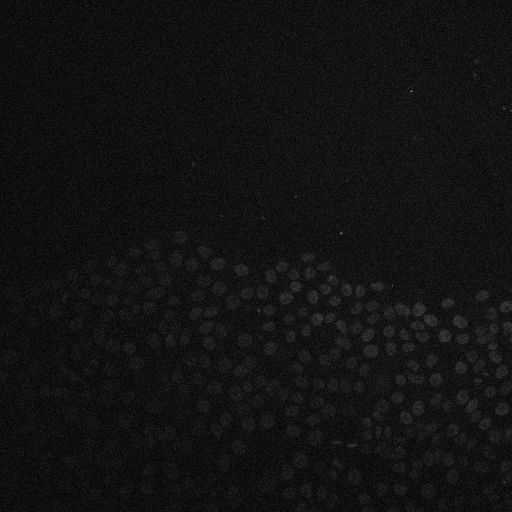
#> input picture data/raw/care_denoising_acquired.tif, 1024 x 1024 px (shown at 1/2 size); the run also reads 1 picture not shown here
$ python image_generation.py
#> lines starting #> are read from the running program, lines starting #| are printed output that depends on the picture; after the words box and inside, x2 and y2 are one past the last pixel; in counts of white or black regions, pixels touching at a corner belong together; long printed decimals are rounded; pictures that were not available may be replaced by others from this repository, and a replacement may not be noted
### fig2/code/export_window.py
"""Vector contours of a label image inside a window (full-field px), in window-pixel coordinates."""
import json
import numpy as np
from skimage.measure import find_contours, approximate_polygon
from common.labels import validate_labels


def contours(L, X, Y, W, H, keep=None):
    """Vector outlines (window px) of the objects in the window; keep = optional set of labels to draw (labels of the
    set that are not in the window are simply not in it)."""
    sub = validate_labels(L)[Y:Y + H, X:X + W]
    out = []
    for l in np.unique(sub[sub > 0]):
        if keep is not None and int(l) not in keep:
            continue
        for c in find_contours(np.pad(sub == l, 1).astype(float), 0.5):
            c = approximate_polygon(c - 1, tolerance=0.6)
            out.append([[round(float(v[1]), 2), round(float(v[0]), 2)] for v in c])
    return out


def export(L, X, Y, W, H, path, keep=None):
    json.dump({"w": W, "h": H, "contours": contours(L, X, Y, W, H, keep)}, open(path, "w"))


# [11 lines left out: function centroids, not called in this run]

### common/stats.py
"""Small statistics helpers that refuse undefined results instead of returning NaN."""
from __future__ import annotations

import numpy as np


def finite_values(values, *, name: str, n_min: int = 1) -> np.ndarray:
    """Return values as a 1D float array; raise if fewer than n_min values or any is not finite."""
    a = np.asarray(values, dtype=float)
    if a.ndim > 1:
        raise ValueError(f"{name}: expected a 1D sample, got shape {a.shape} (a 2D input used to be flattened silently)")
    a = a.ravel()
    if a.size < n_min:
        raise ValueError(f"{name}: need at least {n_min} values, got {a.size}")
    if not np.all(np.isfinite(a)):
        raise ValueError(f"{name}: contains NaN or infinite values")
    return a


def pearson_r(x, y, *, name: str) -> float:
    """Pearson correlation; raises for fewer than 3 pairs, unequal lengths or a constant variable."""
    a, b = finite_values(x, name=f"{name} (x)", n_min=3), finite_values(y, name=f"{name} (y)", n_min=3)
    if a.size != b.size:
        raise ValueError(f"{name}: x and y differ in length ({a.size} vs {b.size})")
    if np.ptp(a) == 0 or np.ptp(b) == 0:
        raise ValueError(f"{name}: a variable is constant, correlation undefined")
    return float(np.corrcoef(a, b)[0, 1])

### common/labels.py
"""Strict reading of instance label images (0 = background, 1..n = objects).

Every score and measurement reads label images through `validate_labels` / `read_labels`, so an invalid image (a
probability map, fractional or negative values, NaN, a stack, the wrong shape) raises instead of being silently cast
to integers.
"""
from __future__ import annotations

from pathlib import Path

import numpy as np
import tifffile


class InvalidLabels(ValueError):
    """A label image that cannot be interpreted as instance labels."""


def validate_labels(array: np.ndarray, *, name: str = "labels", expected_shape: tuple[int, int] | None = None,
                    squeeze: bool = False) -> np.ndarray:
    """Return `array` as an int64 label image after checking it; raise InvalidLabels otherwise.

    squeeze=True removes singleton axes first (e.g. a (1, Y, X) TIFF); any other extra dimension is an error.
    """
    a = np.asarray(array)
    if squeeze:
        a = np.squeeze(a)
    if a.ndim != 2:
        raise InvalidLabels(f"{name}: expected a 2D label image, got shape {a.shape}")
    if expected_shape is not None and a.shape != tuple(expected_shape):
        raise InvalidLabels(f"{name}: expected shape {tuple(expected_shape)}, got {a.shape}")
    if a.dtype == bool or not np.issubdtype(a.dtype, np.integer) and not np.issubdtype(a.dtype, np.floating):
        raise InvalidLabels(f"{name}: expected integer labels, got dtype {a.dtype}")
    if np.issubdtype(a.dtype, np.floating):
        if not np.all(np.isfinite(a)):
            raise InvalidLabels(f"{name}: contains NaN or infinite values")
        if not np.array_equal(a, np.round(a)):
            raise InvalidLabels(f"{name}: contains non-integer values (a probability map or a resampled image?)")
    if a.size and a.min() < 0:
        raise InvalidLabels(f"{name}: contains negative values")
    if a.size and a.max() > np.iinfo(np.int64).max:
        raise InvalidLabels(f"{name}: values too large for int64")
    return a.astype(np.int64)


# [10 lines left out: function read_labels, not called in this run]

### fig2/code/image_generation.py
"""Data for panels c and e. Denoising (panel c): nuclei segmented on the restored image, outlines reused on the acquired image, and per-nucleus
mean intensity in both. Super-resolution (panel e): low-res input, prediction and acquired high-res image of the same region."""
import json
import numpy as np
import tifffile
from PIL import Image
from scipy import ndimage as ndi
from skimage import filters, measure, morphology, segmentation, feature
from export_window import contours

from common.paths import RAW as U
from common.metadata import BIOSR_GRID_PX_NM, BIOSR_LOWRES_PX_NM
from common.stats import pearson_r
def lin(a, p=(0.3, 99.7)):
    lo, hi = np.percentile(a, p)
    return np.clip((a - lo) / (hi - lo), 0, 1)


def save(a, path, k=2):
    Image.fromarray(np.round(np.repeat(np.repeat(a, k, 0), k, 1) * 255).astype(np.uint8)).save(path)


# ---- denoising (CARE output provided by the authors), 0.6337 µm/px
raw = tifffile.imread(U + "care_denoising_acquired.tif").astype(float)
#> raw: shape (1024, 1024) float64; min 0, max 6573, mean 588.9
den = tifffile.imread(U + "care_denoising_restored.tif").astype(float)
#> den: shape (1024, 1024) float64; min 1189, max 65535, mean 4812.8
m = den > filters.threshold_otsu(den)
#> m: shape (1024, 1024) bool; 8.2% white; 610 white regions (350 under 20 px), largest, box (x1, y1, x2, y2) and area: (950, 646, 1005, 726) 2203, (767, 605, 853, 642) 2021, (576, 537, 604, 584) 920
m = morphology.remove_small_objects(morphology.binary_opening(m, morphology.disk(1)), 30)
#> m: shape (1024, 1024) bool; 7.8% white; 235 white regions
dist = ndi.distance_transform_edt(m)
pk = feature.peak_local_max(dist, min_distance=5, labels=measure.label(m), exclude_border=False)
#> pk = 339 pairs, first value 124 to 1020, second value 129 to 1023
mk = np.zeros_like(m, int)
mk[tuple(pk.T)] = np.arange(1, len(pk) + 1)
#> mk: shape (1024, 1024) int64; 340 distinct labels, from 0 to 339
lab = segmentation.watershed(-dist, mk, mask=m)
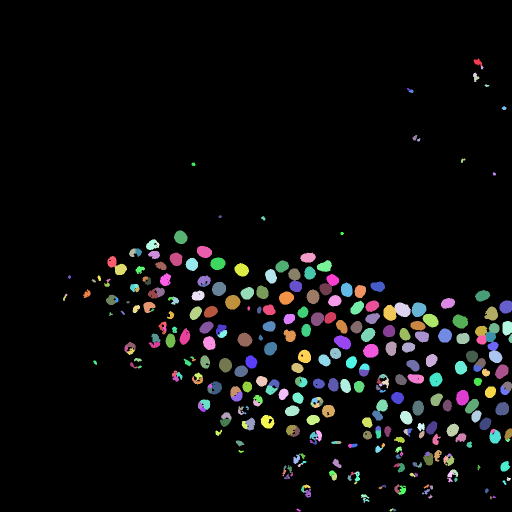
#> lab: shape (1024, 1024) int64 (shown at 1/2 size); 340 distinct labels, from 0 to 339; one colour per label, 0 black
y, x, n = 640, 520, 200
save(lin(raw[y:y + n, x:x + n]), "panels/dn_acquired.png")
#> in lin, `lo, hi = np.percentile(a, p)`: lo = 18; hi = 1634
#> in save, `Image.fromarray(np.round(np.repeat(np.repeat(a, k, 0), k, 1) * 255).as..`:
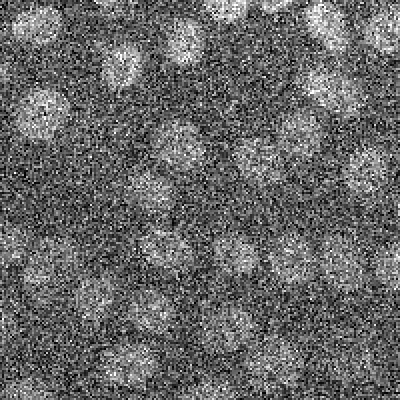
#> saved as dn_acquired.png: PIL image 400x400 L; min 0, max 255, mean 103.4
save(lin(den[y:y + n, x:x + n]), "panels/dn_restored.png")
json.dump({"w": n, "h": n, "contours": contours(lab, x, y, n, n)}, open("panels/dn_mask.json", "w"))
#> in contours, `sub = validate_labels(L)[Y:Y + H, X:X + W]`:
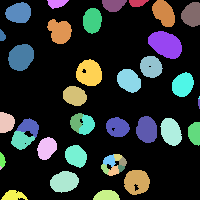
#> sub: shape (200, 200) int64; 42 distinct labels, from 0 to 242; one colour per label, 0 black
#> the loop in contours, `for l in np.unique(sub[sub > 0]):` made 41 passes
#> l on passes 1 to 12: 96, 97, 100, 102, 103, 104, 119, 128, 136, 137, 143, 146
#> after the loop in contours, `for l in np.unique(sub[sub > 0]):`: out = 46 items
props_r = measure.regionprops(lab, intensity_image=raw)
#> props_r = 339 regions; largest, box (x1, y1, x2, y2) and area: (789, 605, 822, 634) 701, (450, 590, 481, 619) 690, (668, 671, 702, 699) 681, (726, 688, 757, 716) 677, (823, 605, 853, 634) 671
props_d = measure.regionprops(lab, intensity_image=den)
#> props_d has the same summary as props_r
ir = np.array([p.intensity_mean for p in props_r])
#> ir = 339 values, max 1498.2 at index 16, min 654.7 at index 18, mean 858.4
idn = np.array([p.intensity_mean for p in props_d])
#> idn = 339 values, max 21505.9 at index 16, min 7366.7 at index 48, mean 9287.7
bg_r, bg_d = np.median(raw[~m]), np.median(den[~m])
#> bg_r = 549; bg_d = 4580
json.dump({"n_nuclei": int(lab.max()), "acquired": ir.round(1).tolist(), "restored": idn.round(1).tolist(),
           "r": round(pearson_r(ir, idn, name="denoising per nucleus"), 3), "bg_acquired": float(bg_r), "bg_restored": float(bg_d),
           "ratio_median": round(float(np.median((idn - bg_d) / (ir - bg_r))), 3)},
          open("panels/dn_intensity.json", "w"))
#> in finite_values, `a = np.asarray(values, dtype=float)`: a has the same summary as ir outside finite_values
#> in pearson_r, `a, b = finite_values(x, name=f"{name} (x)", n_min=3), finite_values(y,..`: a has the same summary as ir outside pearson_r; b has the same summary as idn outside pearson_r
print("denoise nuclei", lab.max(), "r", np.corrcoef(ir, idn)[0, 1], "bg", bg_r, bg_d)
#| denoise nuclei 339 r 0.9285 bg 549.0 4580.0

# ---- super-resolution: same region as Fig. 1a. BioSR pixel sizes (Qiao et al. 2021; not in the TIFF metadata):
# low-res input 62.6 nm/px (502 x 502); prediction and high-res reference on the 2x grid, 31.3 nm/px (1004 x 1004)
lr = tifffile.imread(U + "biosr_er_lowres_input.tif").astype(float)
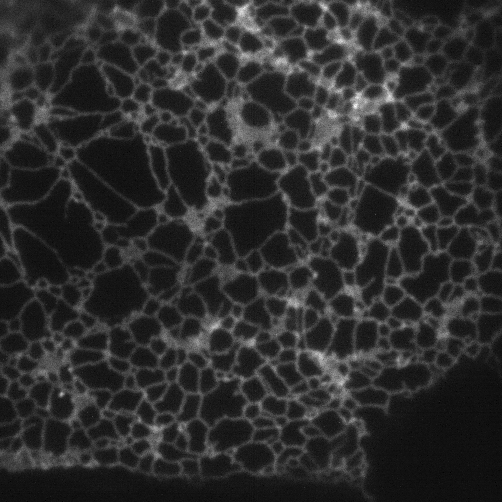
#> input picture data/raw/biosr_er_lowres_input.tif, 502 x 502 px
#> lr: shape (502, 502) float64; min 0, max 65535, mean 11963.1
pr = tifffile.imread(U + "biosr_er_rcan_prediction.tif").astype(float)
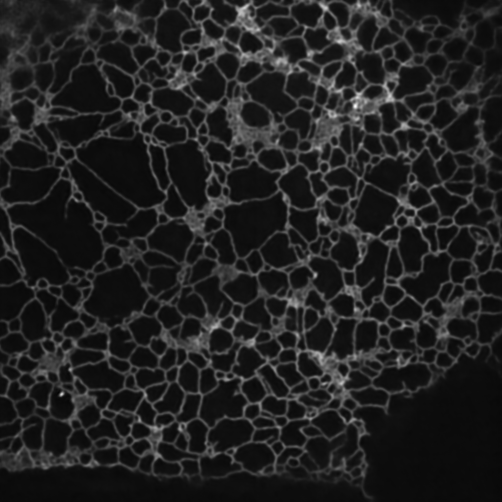
#> input picture data/raw/biosr_er_rcan_prediction.tif, 1004 x 1004 px (shown at 1/2 size)
#> pr: shape (1004, 1004) float64; min 0, max 255, mean 33.3
hr = tifffile.imread(U + "biosr_er_highres_reference.tif").astype(float)
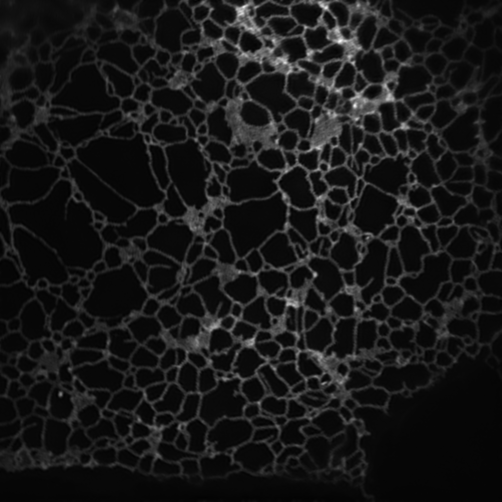
#> input picture data/raw/biosr_er_highres_reference.tif, 1004 x 1004 px (shown at 1/2 size)
#> hr: shape (1004, 1004) float64; min 0, max 65535, mean 6216.5
y, x, n = 160, 600, 140
a = lin(lr[y // 2:y // 2 + n // 2, x // 2:x // 2 + n // 2])
save(a, "panels/sr_input.png", 6)
save(lin(pr[y:y + n, x:x + n]), "panels/sr_predicted.png", 3)
save(lin(hr[y:y + n, x:x + n]), "panels/sr_hr.png", 3)
#> in lin (call 5), `lo, hi = np.percentile(a, p)`: lo = 2047.8; hi = 47071.7
#> in lin (call 5), `return np.clip((a - lo) / (hi - lo), 0, 1)`:
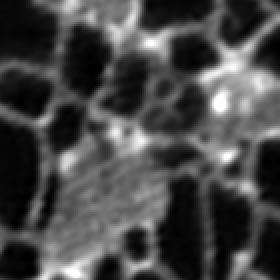
#> returned value: shape (140, 140) float64 (shown 2 times larger); min 0, max 1, mean 0.283
np.save("panels/sr_pred_crop.npy", pr[y:y + n, x:x + n]); np.save("panels/sr_hr_crop.npy", hr[y:y + n, x:x + n])
print("sr ok")

# line profile across ER tubules: row 85 of the crop (3-row mean). Its predicted-vs-high-res correlation (0.93) is at the
# 15th percentile of rows 15-120 (median 0.95), computed below: a typical row, not a favourable choice.
ROW = 85
row_r = lambda R: np.corrcoef(pr[y + R - 1:y + R + 2, x:x + n].mean(0), hr[y + R - 1:y + R + 2, x:x + n].mean(0))[0, 1]
all_r = np.array([row_r(R) for R in range(15, 121)])
print(f"profile row {ROW}: r {row_r(ROW):.3f}, percentile {100 * (all_r < row_r(ROW)).mean():.0f} of rows 15-120 "
      f"(median r {np.median(all_r):.3f})")
nz = lambda a: (a - a.min()) / (a.max() - a.min())
P = nz(pr[y + ROW - 1:y + ROW + 2, x:x + n].mean(0))
#> P = 140 values, max 1 at index 34, min 0 at index 134, mean 0.433
Hh = nz(hr[y + ROW - 1:y + ROW + 2, x:x + n].mean(0))
#> Hh = 140 values, max 1 at index 32, min 0 at index 139, mean 0.412
L = nz(np.repeat(lr[(y + ROW) // 2, x // 2:x // 2 + n // 2], 2))
#> L = 140 values, max 1 at index 34, min 0 at index 138, mean 0.47
json.dump({"row": ROW, "px_nm": BIOSR_GRID_PX_NM, "lowres_px_nm": BIOSR_LOWRES_PX_NM, "predicted": P.round(3).tolist(), "high_res": Hh.round(3).tolist(), "low_res": L.round(3).tolist(),
           "r_pred_hr": round(pearson_r(P, Hh, name="line profile"), 3)}, open("panels/sr_profile.json", "w"))
